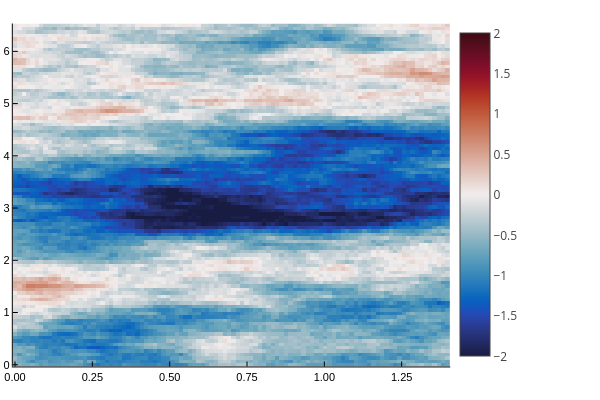

Notebook code cell kept with this figure:
### Code cell
plotly();
heatmap(env_data.X, env_data.Y, env_data.W', cmap = :balance; plottype=:wx)
plot!(clims=(-2,2))

### Figure 1 — Plotly figure (JSON) as saved in the notebook; plotly's stock layout.template omitted (floating-point values rounded to 4 significant figures; data arrays with more than 128 entries replaced by an {"elided": "..."} marker saying what was removed)
{"data": [{"colorbar": {"len": 0.9525, "title": "", "x": 0.7504, "y": 0.5139}, "colorscale": {"elided": "256x2 mixed values"}, "name": "y1", "plottype": "wx", "showlegend": false, "showscale": true, "type": "heatmap", "x": [-0.007071, 0.007071, 0.02121, 0.03535, 0.04949, 0.06364, 0.07778, 0.09192, 0.1061, 0.1202, 0.1343, 0.1485, 0.1626, 0.1768, 0.1909, 0.2051, 0.2192, 0.2333, 0.2475, 0.2616, 0.2758, 0.2899, 0.304, 0.3182, 0.3323, 0.3465, 0.3606, 0.3747, 0.3889, 0.403, 0.4172, 0.4313, 0.4455, 0.4596, 0.4737, 0.4879, 0.502, 0.5162, 0.5303, 0.5444, 0.5586, 0.5727, 0.5869, 0.601, 0.6152, 0.6293, 0.6434, 0.6576, 0.6717, 0.6859, 0.7, 0.7141, 0.7283, 0.7424, 0.7566, 0.7707, 0.7848, 0.799, 0.8131, 0.8273, 0.8414, 0.8556, 0.8697, 0.8838, 0.898, 0.9121, 0.9263, 0.9404, 0.9545, 0.9687, 0.9828, 0.997, 1.011, 1.025, 1.039, 1.054, 1.068, 1.082, 1.096, 1.11, 1.124, 1.138, 1.153, 1.167, 1.181, 1.195, 1.209, 1.223, 1.237, 1.252, 1.266, 1.28, 1.294, 1.308, 1.322, 1.336, 1.351, 1.365, 1.379, 1.393, 1.407], "xaxis": "x", "y": [-0.03283, 0.03283, 0.09848, 0.1641, 0.2298, 0.2955, 0.3611, 0.4268, 0.4924, 0.5581, 0.6237, 0.6894, 0.7551, 0.8207, 0.8864, 0.952, 1.018, 1.083, 1.149, 1.215, 1.28, 1.346, 1.412, 1.477, 1.543, 1.609, 1.674, 1.74, 1.806, 1.871, 1.937, 2.003, 2.068, 2.134, 2.199, 2.265, 2.331, 2.396, 2.462, 2.528, 2.593, 2.659, 2.725, 2.79, 2.856, 2.922, 2.987, 3.053, 3.119, 3.184, 3.25, 3.316, 3.381, 3.447, 3.513, 3.578, 3.644, 3.71, 3.775, 3.841, 3.907, 3.972, 4.038, 4.104, 4.169, 4.235, 4.301, 4.366, 4.432, 4.497, 4.563, 4.629, 4.694, 4.76, 4.826, 4.891, 4.957, 5.023, 5.088, 5.154, 5.22, 5.285, 5.351, 5.417, 5.482, 5.548, 5.614, 5.679, 5.745, 5.811, 5.876, 5.942, 6.008, 6.073, 6.139, 6.205, 6.27, 6.336, 6.402, 6.467, 6.533], "yaxis": "y", "z": {"elided": "100x100 float values"}, "zmax": 2, "zmin": -2}], "layout": {"annotations": [], "height": 400, "legend": {"bgcolor": "rgba(255, 255, 255, 1.000)", "bordercolor": "rgba(0, 0, 0, 1.000)", "borderwidth": 1, "font": {"color": "rgba(0, 0, 0, 1.000)", "family": "sans-serif", "size": 11}, "title": {"font": {"color": "rgba(0, 0, 0, 1.000)", "family": "sans-serif", "size": 15}, "text": ""}, "tracegroupgap": 0, "traceorder": "normal", "x": 1, "xanchor": "auto", "y": 1, "yanchor": "auto"}, "margin": {"b": 20, "l": 0, "r": 0, "t": 20}, "paper_bgcolor": "rgba(255, 255, 255, 1.000)", "plot_bgcolor": "rgba(255, 255, 255, 1.000)", "showlegend": true, "width": 600, "xaxis": {"anchor": "y", "domain": [0.02138, 0.7504], "gridcolor": "rgba(0, 0, 0, 0.100)", "gridwidth": 0.5, "linecolor": "rgba(0, 0, 0, 1.000)", "mirror": false, "range": [-0.007071, 1.407], "showgrid": true, "showline": true, "showticklabels": true, "tickangle": 0, "tickcolor": "rgb(0, 0, 0)", "tickfont": {"color": "rgba(0, 0, 0, 1.000)", "family": "sans-serif", "size": 11}, "tickmode": "array", "ticks": "inside", "ticktext": ["0.00", "0.25", "0.50", "0.75", "1.00", "1.25"], "tickvals": [0, 0.25, 0.5, 0.75, 1, 1.25], "title": "", "titlefont": {"color": "rgba(0, 0, 0, 1.000)", "family": "sans-serif", "size": 15}, "type": "-", "visible": true, "zeroline": false, "zerolinecolor": "rgba(0, 0, 0, 1.000)"}, "yaxis": {"anchor": "x", "domain": [0.03762, 0.9902], "gridcolor": "rgba(0, 0, 0, 0.100)", "gridwidth": 0.5, "linecolor": "rgba(0, 0, 0, 1.000)", "mirror": false, "range": [-0.03283, 6.533], "showgrid": true, "showline": true, "showticklabels": true, "tickangle": 0, "tickcolor": "rgb(0, 0, 0)", "tickfont": {"color": "rgba(0, 0, 0, 1.000)", "family": "sans-serif", "size": 11}, "tickmode": "array", "ticks": "inside", "ticktext": ["0", "1", "2", "3", "4", "5", "6"], "tickvals": [0, 1, 2, 3, 4, 5, 6], "title": "", "titlefont": {"color": "rgba(0, 0, 0, 1.000)", "family": "sans-serif", "size": 15}, "type": "-", "visible": true, "zeroline": false, "zerolinecolor": "rgba(0, 0, 0, 1.000)"}}}
